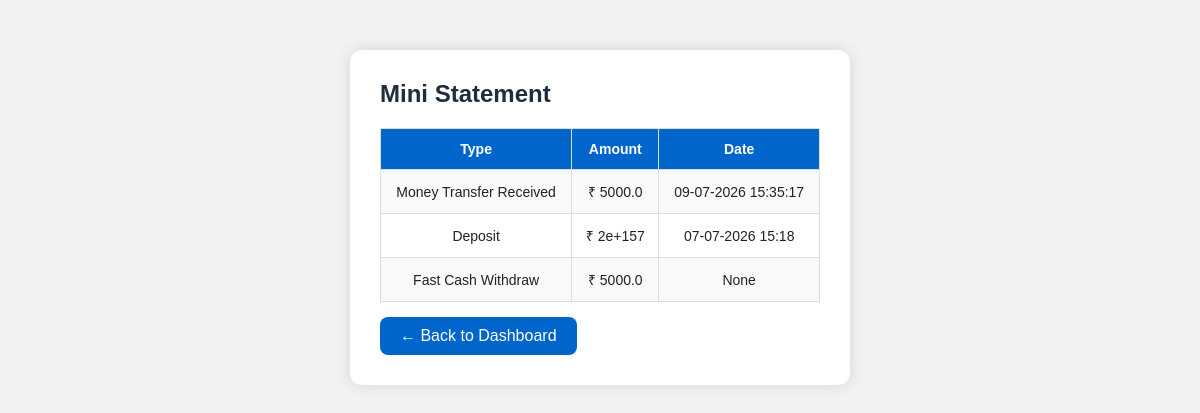
/mini_statement (signed in), run on the app's committed database.
### tables this page shows
CREATE TABLE transactions(
        id INTEGER PRIMARY KEY AUTOINCREMENT,
        card TEXT,
        type TEXT,
        amount REAL,
        date TEXT
    );

### app.py (the view)
@app.route("/mini_statement")
def mini_statement():
    if not login_required():
        return redirect("/")
    conn = get_conn()
    c = conn.cursor()
    c.execute("""
        SELECT type, amount, date
        FROM transactions
        WHERE card=?
        ORDER BY id DESC
        LIMIT 5
    """, (session["card"],))
    data = c.fetchall()
    conn.close()
    return render_template("mini_statement.html", data=data)

### app.py (called while the page is built)
@app.before_request
def make_session_permanent():
    session.permanent = True

def get_conn():
    return sqlite3.connect(DATABASE)

def login_required():
    return "card" in session

### templates/mini_statement.html (shortened to what this page needs)
<!DOCTYPE html>
<html lang="en">
<head>
    <link rel="stylesheet" href="{{ url_for('static', filename='style.css') }}">
</head>
<body>
<div class="box">
    <h2>Mini Statement</h2>
    {% if data %}
    <div class="table-wrapper">
        <table>
            <tr>
                <th>Type</th>
                <th>Amount</th>
                <th>Date</th>
            </tr>
            {% for row in data %}
            <tr>
                <td>{{ row[0] }}</td>
                <td>₹ {{ row[1] }}</td>
                <td>{{ row[2] }}</td>
            </tr>
            {% endfor %}
        </table>
    </div>
    {% else %}
        <p>No recent transactions found.</p>
    {% endif %}
    <a href="/dashboard" class="back">← Back to Dashboard</a>
</div>
</body>
</html>

### static/style.css (style rules this page uses)
* { margin:0; padding:0; box-sizing:border-box; font-family:Arial, Helvetica, sans-serif; }
body { background:#f2f2f2; color:#222; min-height:100vh; padding:20px; }
a { text-decoration:none; color:#0066cc; }
h1,h2,h3,h4 { margin-bottom:15px; color:#1f2d3d; }
.login-box, .box, .container, .admin-box, .profile-box { width:100%; max-width:500px; background:#fff; margin:30px auto; padding:30px; border-radius:12px; box-shadow:0 0 15px rgba(0,0,0,0.12); }
.table-wrapper { overflow-x:auto; margin-top:20px; }
table { width:100%; border-collapse:collapse; background:#fff; }
table th, table td { border:1px solid #ddd; padding:12px; text-align:center; font-size:14px; }
table th { background:#0066cc; color:white; }
table tr:nth-child(even) { background:#f9f9f9; }
.back { display:inline-block; margin-top:15px; padding:10px 20px; background:#0066cc; color:white; border-radius:8px; }

### data on the page
transactions: type "Money Transfer Received", amount "5000.0", date "09-07-2026 15:35:17"
transactions: type "Deposit", amount "2e+157", date "07-07-2026 15:18"
transactions: type "Fast Cash Withdraw", amount "5000.0", row "None"
